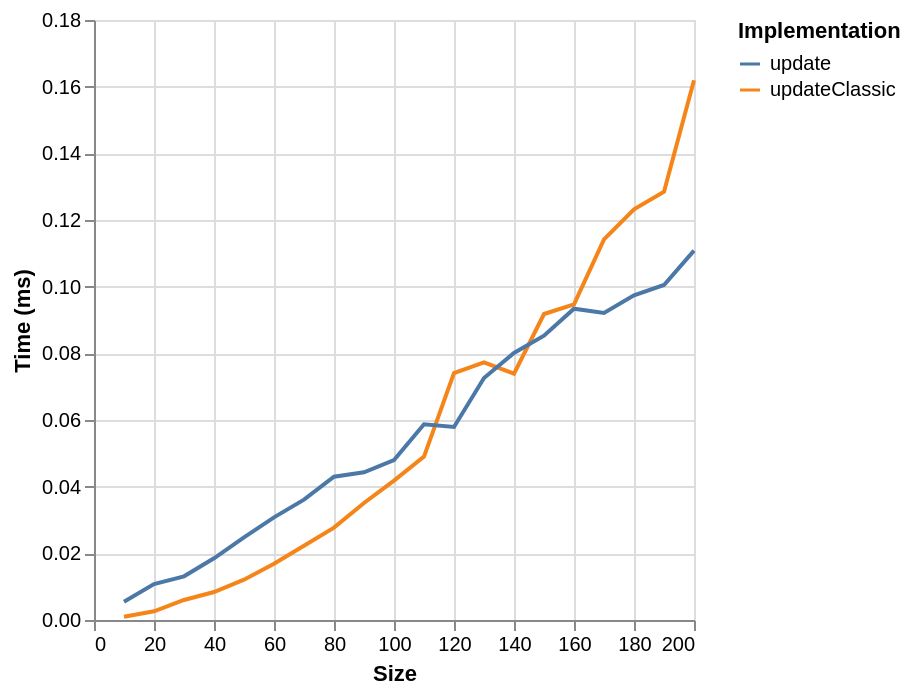

The Vega-Lite source for this figure:
### Vega specification from a JSON file in a GitHub repository (floating-point values rounded to 4 significant figures)
{"$schema": "https://vega.github.io/schema/vega/v6.json", "background": "white", "padding": 5, "width": 300, "height": 300, "style": "cell", "data": [{"name": "source_0", "values": [{"ms": 0.001, "series": "updateClassic", "size": 10}, {"ms": 0.0026, "series": "updateClassic", "size": 20}, {"ms": 0.006, "series": "updateClassic", "size": 30}, {"ms": 0.0084, "series": "updateClassic", "size": 40}, {"ms": 0.0121, "series": "updateClassic", "size": 50}, {"ms": 0.0169, "series": "updateClassic", "size": 60}, {"ms": 0.0223, "series": "updateClassic", "size": 70}, {"ms": 0.0277, "series": "updateClassic", "size": 80}, {"ms": 0.0351, "series": "updateClassic", "size": 90}, {"ms": 0.0418, "series": "updateClassic", "size": 100}, {"ms": 0.049, "series": "updateClassic", "size": 110}, {"ms": 0.0741, "series": "updateClassic", "size": 120}, {"ms": 0.0773, "series": "updateClassic", "size": 130}, {"ms": 0.0739, "series": "updateClassic", "size": 140}, {"ms": 0.0918, "series": "updateClassic", "size": 150}, {"ms": 0.0947, "series": "updateClassic", "size": 160}, {"ms": 0.1142, "series": "updateClassic", "size": 170}, {"ms": 0.1232, "series": "updateClassic", "size": 180}, {"ms": 0.1285, "series": "updateClassic", "size": 190}, {"ms": 0.1619, "series": "updateClassic", "size": 200}, {"ms": 0.0055, "series": "update", "size": 10}, {"ms": 0.0108, "series": "update", "size": 20}, {"ms": 0.0131, "series": "update", "size": 30}, {"ms": 0.0185, "series": "update", "size": 40}, {"ms": 0.0248, "series": "update", "size": 50}, {"ms": 0.0308, "series": "update", "size": 60}, {"ms": 0.0361, "series": "update", "size": 70}, {"ms": 0.043, "series": "update", "size": 80}, {"ms": 0.0443, "series": "update", "size": 90}, {"ms": 0.048, "series": "update", "size": 100}, {"ms": 0.0587, "series": "update", "size": 110}, {"ms": 0.0579, "series": "update", "size": 120}, {"ms": 0.0726, "series": "update", "size": 130}, {"ms": 0.0801, "series": "update", "size": 140}, {"ms": 0.0853, "series": "update", "size": 150}, {"ms": 0.0934, "series": "update", "size": 160}, {"ms": 0.0921, "series": "update", "size": 170}, {"ms": 0.0974, "series": "update", "size": 180}, {"ms": 0.1005, "series": "update", "size": 190}, {"ms": 0.1108, "series": "update", "size": 200}]}, {"name": "data_0", "source": "source_0", "transform": [{"type": "formula", "expr": "toNumber(datum[\"size\"])", "as": "size"}]}], "marks": [{"name": "pathgroup", "type": "group", "from": {"facet": {"name": "faceted_path_main", "data": "data_0", "groupby": ["series"]}}, "encode": {"update": {"width": {"field": {"group": "width"}}, "height": {"field": {"group": "height"}}}}, "marks": [{"name": "marks", "type": "line", "style": ["line"], "sort": {"field": "x"}, "from": {"data": "faceted_path_main"}, "encode": {"update": {"stroke": {"scale": "color", "field": "series"}, "description": {"signal": "\"Size: \" + (format(datum[\"size\"], \"\")) + \"; Time (ms): \" + (format(datum[\"ms\"], \"\")) + \"; series: \" + (isValid(datum[\"series\"]) ? isArray(datum[\"series\"]) ? join(datum[\"series\"], ' ') : datum[\"series\"] : \"\"+datum[\"series\"])"}, "x": {"scale": "x", "field": "size"}, "y": {"scale": "y", "field": "ms"}, "defined": {"signal": "isValid(datum[\"size\"]) && isFinite(+datum[\"size\"]) && isValid(datum[\"ms\"]) && isFinite(+datum[\"ms\"])"}}}}]}], "scales": [{"name": "x", "type": "linear", "domain": {"data": "data_0", "field": "size"}, "range": [0, {"signal": "width"}], "nice": true, "zero": false}, {"name": "y", "type": "linear", "domain": {"data": "data_0", "field": "ms"}, "range": [{"signal": "height"}, 0], "nice": true, "zero": true}, {"name": "color", "type": "ordinal", "domain": {"data": "data_0", "field": "series", "sort": true}, "range": "category"}], "axes": [{"scale": "x", "orient": "bottom", "gridScale": "y", "grid": true, "tickCount": {"signal": "ceil(width/40)"}, "domain": false, "labels": false, "aria": false, "maxExtent": 0, "minExtent": 0, "ticks": false, "zindex": 0}, {"scale": "y", "orient": "left", "gridScale": "x", "grid": true, "tickCount": {"signal": "ceil(height/40)"}, "domain": false, "labels": false, "aria": false, "maxExtent": 0, "minExtent": 0, "ticks": false, "zindex": 0}, {"scale": "x", "orient": "bottom", "grid": false, "title": "Size", "labelFlush": true, "labelOverlap": true, "tickCount": {"signal": "ceil(width/40)"}, "zindex": 0}, {"scale": "y", "orient": "left", "grid": false, "title": "Time (ms)", "labelOverlap": true, "tickCount": {"signal": "ceil(height/40)"}, "zindex": 0}], "legends": [{"orient": "right", "symbolLimit": 30, "title": "Implementation", "stroke": "color", "symbolType": "stroke"}]}
